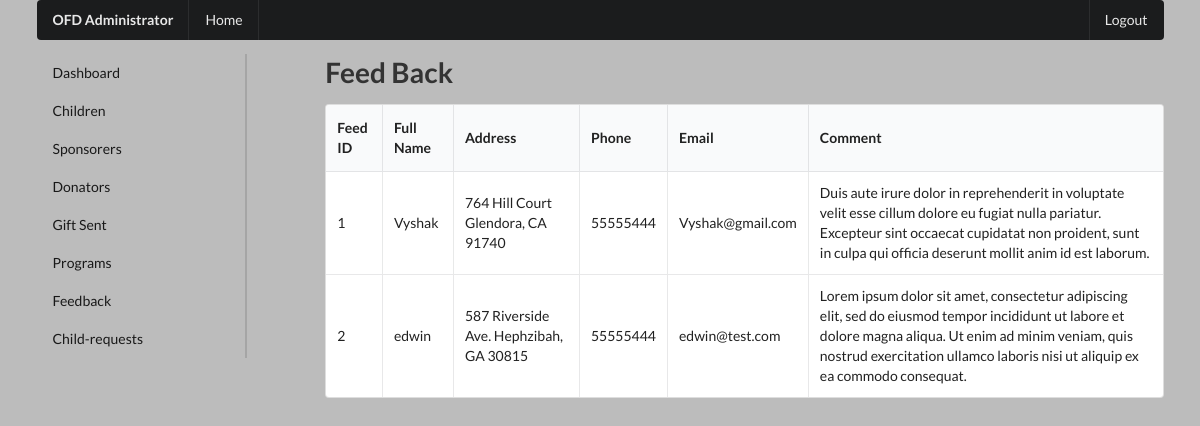
/admin/feedback.php (signed in), run on the app's committed database.
### tables this page shows
CREATE TABLE `feedback` (
  `feed_id` int(3) NOT NULL,
  `full_name` varchar(20) NOT NULL,
  `full_address` text NOT NULL,
  `phone` int(20) NOT NULL,
  `email` varchar(30) NOT NULL,
  `comment` text NOT NULL
);

### admin/feedback.php (the view, shortened to what this page needs)
<?php include './admin_components/admin_header.php' ?>
    <div class="ui container">
        <?php include './admin_components/admin_top-menu.php' ?>
        <div class="ui grid">
            <?php include './admin_components/admin_side-menu.php' ?>
            <div class="twelve wide column">
                <h1>Feed Back</h1>
                <table class="ui celled table">
                    <thead>
                        <tr>
                            <th>Feed ID</th>
                            <th>Full Name</th>
                            <th>Address</th>
                            <th>Phone</th>
                            <th>Email</th>
                            <th>Comment</th>
                        </tr>
                    </thead>
                    <tbody>
                        <?php
                            $sql = "SELECT * FROM feedback";
                            $result = $conn->query($sql);
                            if ($result->num_rows > 0) {
                                while($row = $result->fetch_assoc()) {
                        ?>
                        <tr>
                            <td><?php echo $row['feed_id']; ?></td>
                            <td><?php echo $row['full_name']; ?></td>
                            <td><?php echo $row['full_address']; ?></td>
                            <td><?php echo $row['phone']; ?></td>
                            <td><?php echo $row['email']; ?></td>
                            <td><?php echo $row['comment']; ?></td>
                        </tr>
                        <?php
                                }
                            }
                        ?>
                    </tbody>
                </table>
            </div>
        </div>
    </div>

### css/main.css (style rules this page uses)
:root { --background-color: #ffffff; --text-color: #333333; }
body { background-color: var(--background-color); color: var(--text-color); }

### data on the page
feedback: feed_id "1", full_name "Vyshak", full_address "764 Hill Court Glendora, CA 91740", phone "55555444", email "Vyshak@gmail.com", comment "Duis aute irure dolor in reprehenderit in voluptate velit esse cillum dolore eu fugiat nulla pariatur. Excepteur sint occaecat cupidatat non proident, sunt in culpa qui officia deserunt mollit anim id est laborum."
feedback: feed_id "2", full_name "edwin", full_address "587 Riverside Ave. Hephzibah, GA 30815", phone "55555444", email "edwin@test.com", comment "Lorem ipsum dolor sit amet, consectetur adipiscing elit, sed do eiusmod tempor incididunt ut labore et dolore magna aliqua. Ut enim ad minim veniam, quis nostrud exercitation ullamco laboris nisi ut aliquip ex ea commodo consequat."
